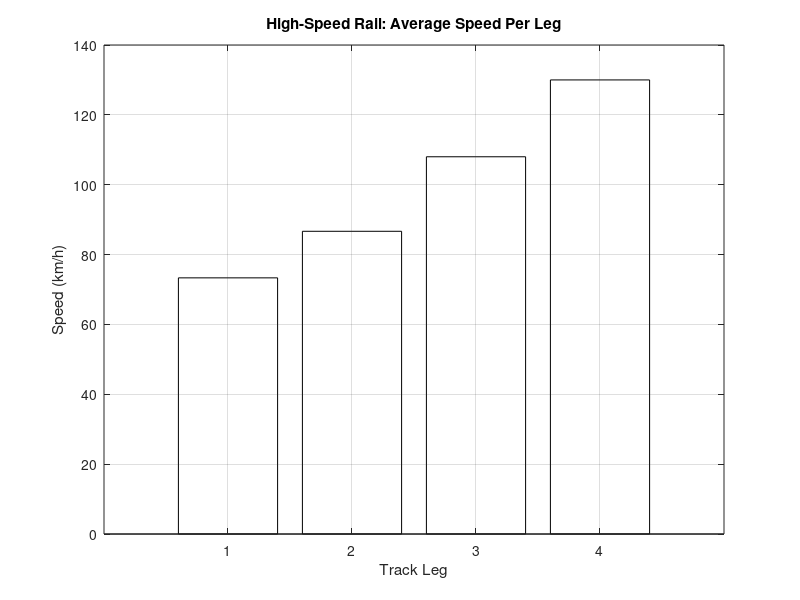
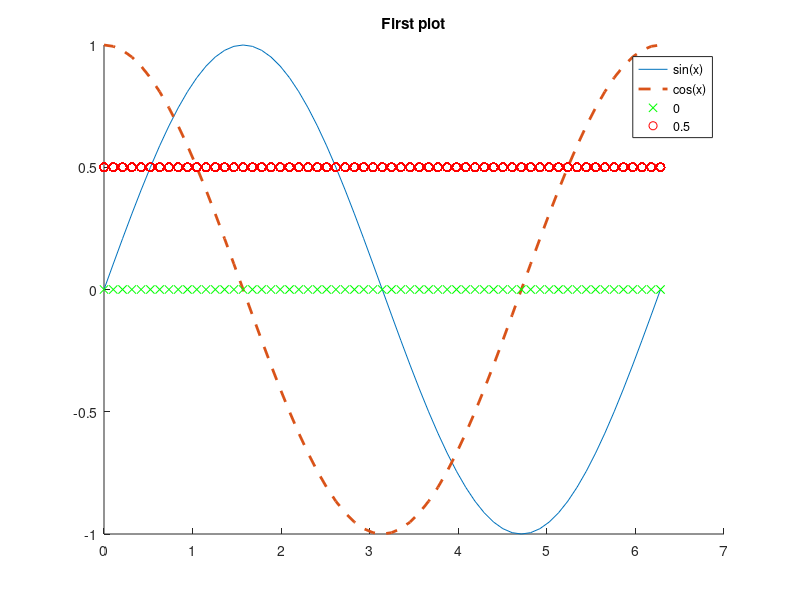
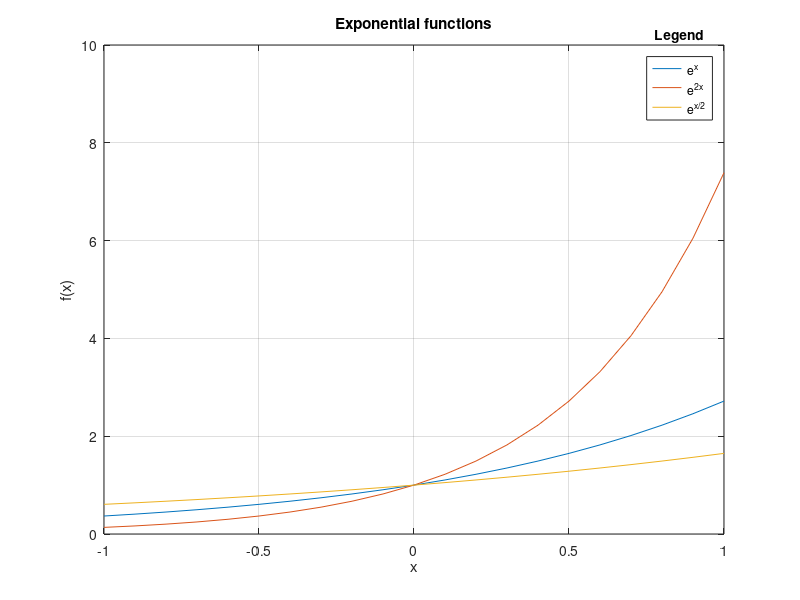
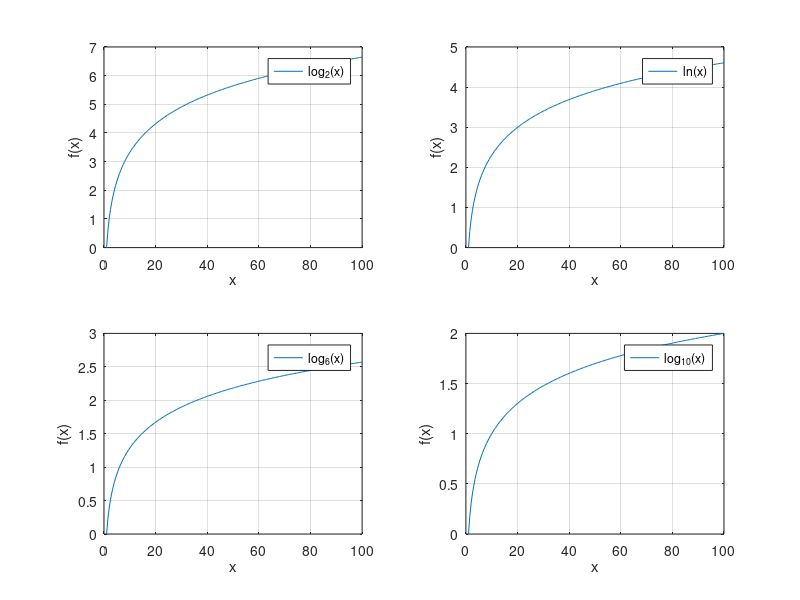

These charts were generated, in order, by the following MATLAB code:
% first script (not a function!) to show off simple plotting

%% useful commands
% %% signifies a section in code
% commands for clearing variables, command window, and closing redundant 
% plot windows
clear; clc; close all;

%% first plot - vector arithmetic
% Distances from the start of the line in km
% e.g., Origin -> Station A -> Station B -> Station C
distances = [0, 55, 120, 210, 340]; 

d2 = distances(2);
d24 = distances(2:4);
d135 = distances([1 3 5]);
d3end = distances(3:end);

% Arrival times at each station in minutes from departure
times = [0, 45, 90, 140, 200];

% Calculate the distance covered between each consecutive stop
% diff() subtracts adjacent elements in a vector
leg_distances = diff(distances);
leg_times_hours = diff(times) / 60;

% Element-wise division (./) to find speed in km/h for each leg
leg_speeds = leg_distances ./ leg_times_hours;

% Plotting the results as a bar chart
figure;
bar(leg_speeds, 'FaceColor', 'flat');
title('High-Speed Rail: Average Speed Per Leg');
xlabel('Track Leg');
ylabel('Speed (km/h)');
grid on;

%% another plot - zeros, ones, steps
% x in range from 0 to 2*pi with step pi/30
x = 0:pi/30:2*pi;

% ys as predifined trigonometric functions sine and cosine
y1 = sin(x);
y2 = cos(x);

% ys as constant functions created by using predefined matrix of zeros and
% ones
% using command size(var, dim) to create a vector of zeros or ones, check
% workspace to see the corresponding dimension of x
y3 = zeros(1, size(x, 2));
y4 = 0.5*ones(size(x, 2));

% new figure
figure
% holding on to keep all plots in one figure
hold on
% simplest plot without any additional parameters
plot(x, y1);
% plot with -- line and wider line
plot(x, y2, '--', 'LineWidth', 2);
% two plots in one command - one with green xs, one with red os
plot(x, y3, 'gx', x, y4, 'or');
hold off
% plot title and legend
title('First plot');
legend('sin(x)', 'cos(x)', '0', '0.5');

%% second plot
% new x on [-1, 1] with step 0.1
x=-1:0.1:1; 
% transpose of x
x=x'; 	

% ys as various exponential functions
y1 = exp(x); 
y2 = exp(2*x); 
y3 = exp(x/2); 

% new figure, all plots in one command, added grid, limited axis range,
% axes labels
figure;
plot(x,[y1 y2 y3]);
grid;
% [x_left x_right y_lower y_upper]
axis([-1 1 0 10]);
title('Exponential functions');
% it is possible to use standard latex notation ...^{...}
leg = legend('e^x', 'e^{2x}', 'e^{x/2}');
title(leg, 'Legend');
xlabel('x');
ylabel('f(x)'); 

%% third plot
% various logarithms on [1, 100] with step 0.5
x = 1:0.5:100;
x = x';

y4 = log2(x);
y5 = log(x);
y6 = log(x)/log(6);
y7 = log10(x);

% new figure with 4 subplots
% using subplot(m, n, p) command - creates a m x n grid with p as the
% position in range 1:m*n
figure 
subplot(2, 2, 1);
plot(x, y4);
grid;
% using latex notation ..._{...} again
legend('log_{2}(x)');
xlabel('x');
ylabel('f(x)'); 

subplot(2, 2, 2);
plot(x, y5);
grid;
legend('ln(x)');
xlabel('x');
ylabel('f(x)'); 

subplot(2, 2, 3)
plot(x, y6)
grid;
legend('log_{6}(x)');
xlabel('x');
ylabel('f(x)'); 

subplot(2, 2, 4);
plot(x, y7);
grid;
legend('log_{10}(x)');
xlabel('x');
ylabel('f(x)'); 
